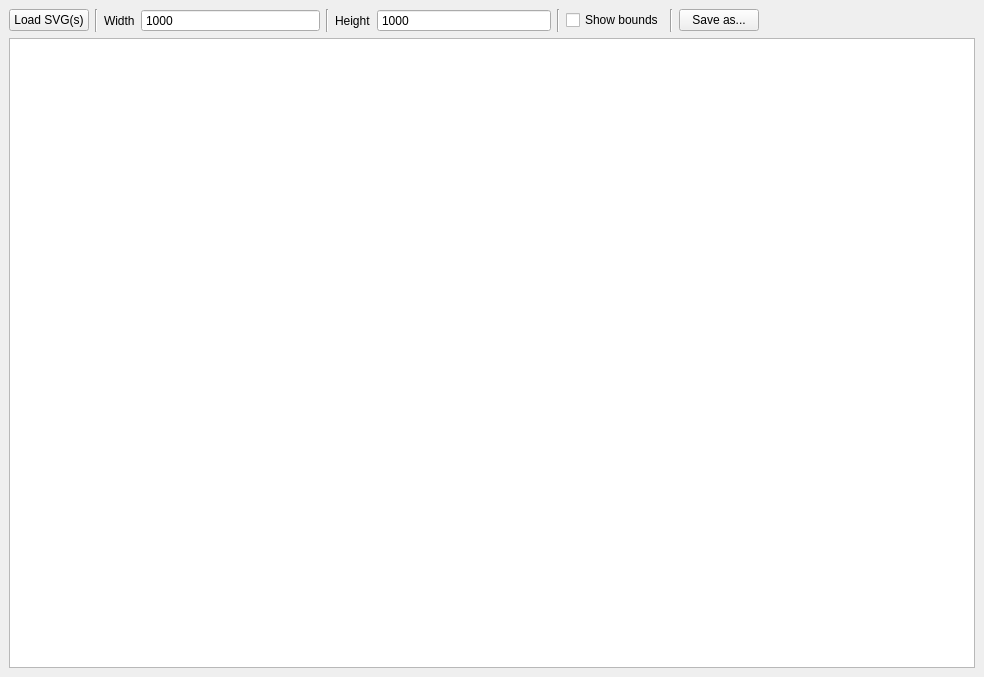
<?xml version="1.0" encoding="UTF-8"?>
<ui version="4.0">
 <class>MainWindow</class>
 <widget class="QMainWindow" name="MainWindow">
  <property name="geometry">
   <rect>
    <x>0</x>
    <y>0</y>
    <width>984</width>
    <height>677</height>
   </rect>
  </property>
  <property name="windowTitle">
   <string>MainWindow</string>
  </property>
  <widget class="QWidget" name="centralwidget">
   <layout class="QVBoxLayout" name="verticalLayout" stretch="0,0">
    <item>
     <layout class="QHBoxLayout" name="horizontalLayout" stretch="0,0,0,0,0,0,0,0,0,0">
      <item>
       <widget class="QPushButton" name="load">
        <property name="text">
         <string>Load SVG(s)</string>
        </property>
        <property name="autoDefault">
         <bool>false</bool>
        </property>
        <property name="default">
         <bool>false</bool>
        </property>
        <property name="flat">
         <bool>false</bool>
        </property>
       </widget>
      </item>
      <item>
       <widget class="Line" name="line">
        <property name="orientation">
         <enum>Qt::Vertical</enum>
        </property>
       </widget>
      </item>
      <item>
       <layout class="QHBoxLayout" name="horizontalLayout_2" stretch="0,1">
        <item>
         <widget class="QLabel" name="widthLbl">
          <property name="text">
           <string>Width</string>
          </property>
         </widget>
        </item>
        <item>
         <widget class="QSpinBox" name="canvasWidth">
          <property name="frame">
           <bool>true</bool>
          </property>
          <property name="buttonSymbols">
           <enum>QAbstractSpinBox::NoButtons</enum>
          </property>
          <property name="maximum">
           <number>10000</number>
          </property>
          <property name="value">
           <number>1000</number>
          </property>
         </widget>
        </item>
       </layout>
      </item>
      <item>
       <widget class="Line" name="line_2">
        <property name="orientation">
         <enum>Qt::Vertical</enum>
        </property>
       </widget>
      </item>
      <item>
       <layout class="QHBoxLayout" name="horizontalLayout_3" stretch="0,1">
        <item>
         <widget class="QLabel" name="heightLbl">
          <property name="text">
           <string>Height</string>
          </property>
         </widget>
        </item>
        <item>
         <widget class="QSpinBox" name="canvasHeight">
          <property name="buttonSymbols">
           <enum>QAbstractSpinBox::NoButtons</enum>
          </property>
          <property name="maximum">
           <number>10000</number>
          </property>
          <property name="value">
           <number>1000</number>
          </property>
         </widget>
        </item>
       </layout>
      </item>
      <item>
       <widget class="Line" name="line_3">
        <property name="orientation">
         <enum>Qt::Vertical</enum>
        </property>
       </widget>
      </item>
      <item>
       <widget class="QCheckBox" name="checkBox">
        <property name="text">
         <string>Show bounds</string>
        </property>
       </widget>
      </item>
      <item>
       <widget class="Line" name="line_4">
        <property name="orientation">
         <enum>Qt::Vertical</enum>
        </property>
       </widget>
      </item>
      <item>
       <widget class="QPushButton" name="pushButton">
        <property name="text">
         <string>Save as...</string>
        </property>
       </widget>
      </item>
      <item>
       <spacer name="horizontalSpacer">
        <property name="orientation">
         <enum>Qt::Horizontal</enum>
        </property>
        <property name="sizeHint" stdset="0">
         <size>
          <width>40</width>
          <height>20</height>
         </size>
        </property>
       </spacer>
      </item>
     </layout>
    </item>
    <item>
     <widget class="SvgLayout" name="svgLayout"/>
    </item>
   </layout>
  </widget>
  <widget class="QMenuBar" name="menubar">
   <property name="geometry">
    <rect>
     <x>0</x>
     <y>0</y>
     <width>984</width>
     <height>21</height>
    </rect>
   </property>
  </widget>
 </widget>
 <customwidgets>
  <customwidget>
   <class>SvgLayout</class>
   <extends>QGraphicsView</extends>
   <header>svglayout.h</header>
  </customwidget>
 </customwidgets>
 <resources/>
 <connections/>
</ui>
